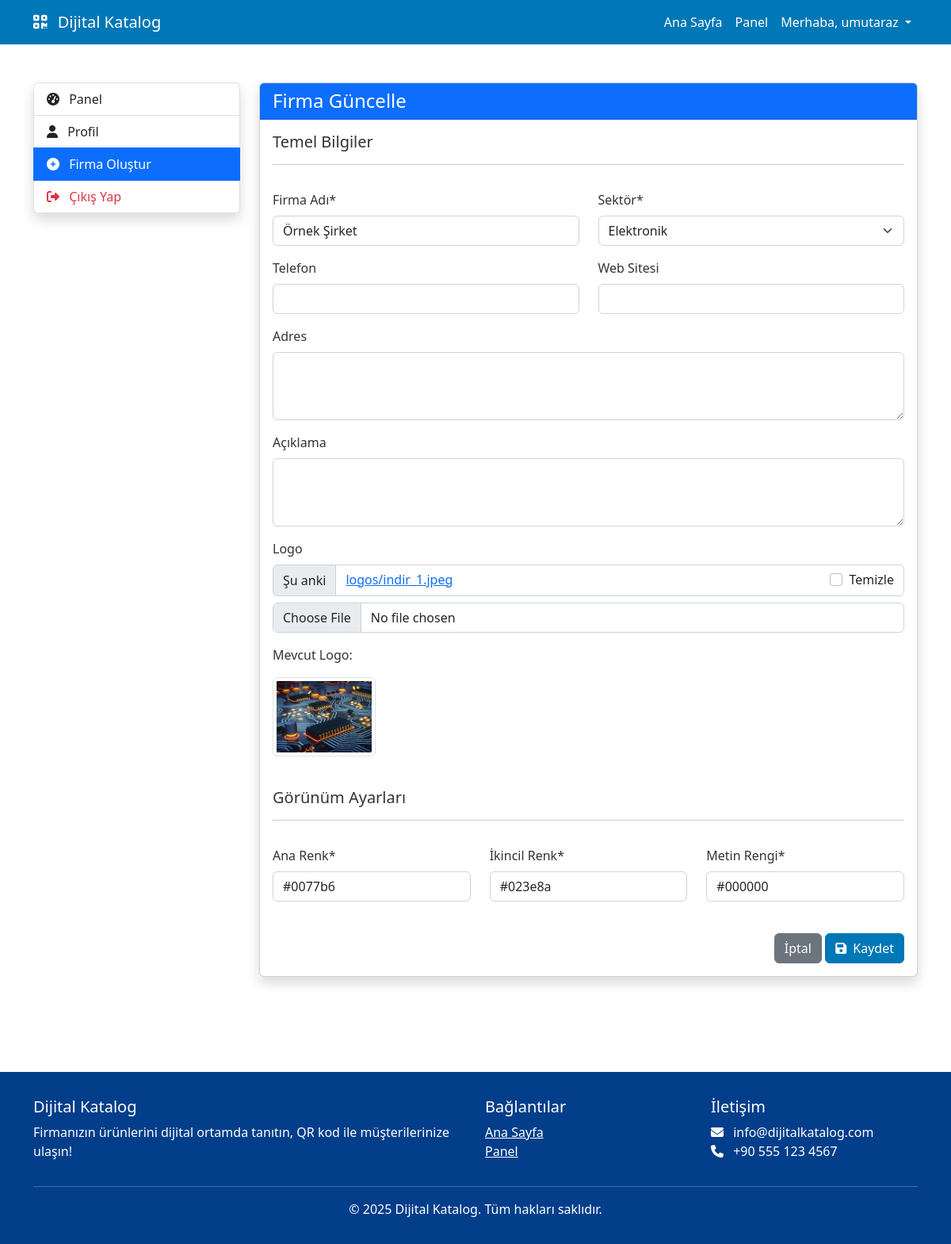
Page /accounts/company/update/ (signed in) on the committed database.
### catalog/models.py (models this page shows, shortened)
class Company(models.Model):
    user = models.OneToOneField(User, on_delete=models.CASCADE, related_name="company", verbose_name="Kullanıcı")
    name = models.CharField(max_length=200, verbose_name="Firma Adı")
    sector = models.ForeignKey(Sector, on_delete=models.SET_NULL, null=True, related_name="companies", verbose_name="Sektör")
    logo = models.ImageField(upload_to="logos/", blank=True, null=True, verbose_name="Logo")
    slug = models.SlugField(unique=True, blank=True, verbose_name="Slug")
    phone = models.CharField(max_length=20, blank=True, verbose_name="Telefon")
    address = models.TextField(blank=True, verbose_name="Adres")
    description = models.TextField(blank=True, verbose_name="Açıklama")
    website = models.URLField(blank=True, verbose_name="Web Sitesi")
    primary_color = ColorField(default="#0077b6", verbose_name="Ana Renk")
    secondary_color = ColorField(default="#023e8a", verbose_name="İkincil Renk")
    text_color = ColorField(default="#000000", verbose_name="Metin Rengi")
    qr_code = models.ImageField(upload_to="qrcodes/", blank=True, null=True, verbose_name="QR Kod")
    created_at = models.DateTimeField(auto_now_add=True, verbose_name="Oluşturulma Tarihi")
    updated_at = models.DateTimeField(auto_now=True, verbose_name="Güncellenme Tarihi")
    class Meta:
        verbose_name = "Firma"
        verbose_name_plural = "Firmalar"

### accounts/views.py (the view)
# urls.py: path('company/update/', views.company_update_view, name='update_company'),
@login_required
def company_update_view(request):
    try:
        company = Company.objects.get(user=request.user)
    except Company.DoesNotExist:
        return redirect('create_company')
    if request.method == 'POST':
        form = CompanyForm(request.POST, request.FILES, instance=company, user=request.user)
        if form.is_valid():
            form.save()
            messages.success(request, "Firma bilgileriniz başarıyla güncellendi!")
            return redirect('dashboard')
    else:
        form = CompanyForm(instance=company, user=request.user)
    return render(request, 'accounts/company_form.html', {'form': form, 'title': 'Firma Güncelle'})

### accounts/forms.py (shortened to what this page needs)
class CompanyForm(forms.ModelForm):
    class Meta:
        model = Company
        fields = ['name', 'sector', 'logo', 'phone', 'address', 'description', 'website',
                 'primary_color', 'secondary_color', 'text_color']
        widgets = {
            'description': forms.Textarea(attrs={'rows': 3}),
            'address': forms.Textarea(attrs={'rows': 3}),
        }
    def __init__(self, *args, **kwargs):
        self.user = kwargs.pop('user', None)
        super().__init__(*args, **kwargs)

### catalog/models.py (called while the page is built)
    def __str__(self):
        return self.name

### templates/accounts/company_form.html (shortened to what this page needs)
{% extends 'base.html' %}
{% load crispy_forms_tags %}
{% block content %}
<div class="container py-5">
    <div class="row">
        <div class="col-md-3 mb-4">
            <div class="list-group shadow">
                <a href="{% url 'dashboard' %}" class="list-group-item list-group-item-action">
                    <i class="fas fa-tachometer-alt me-2"></i> Panel
                </a>
                <a href="{% url 'update_profile' %}" class="list-group-item list-group-item-action">
                    <i class="fas fa-user me-2"></i> Profil
                </a>
                {% if company %}
                    <a href="{% url 'update_company' %}" class="list-group-item list-group-item-action active">
                        <i class="fas fa-building me-2"></i> Firma Bilgileri
                    </a>
                    <a href="{% url 'catalog:category_list' %}" class="list-group-item list-group-item-action">
                        <i class="fas fa-tags me-2"></i> Kategoriler
                    </a>
                    <a href="{% url 'catalog:product_list' %}" class="list-group-item list-group-item-action">
                        <i class="fas fa-box me-2"></i> Ürünler
                    </a>
                    <a href="{% url 'catalog:company_catalog' company.slug %}" class="list-group-item list-group-item-action">
                        <i class="fas fa-eye me-2"></i> Kataloğu Görüntüle
                    </a>
                    <a href="{% url 'catalog:generate_qr' company.slug %}" class="list-group-item list-group-item-action" target="_blank">
                        <i class="fas fa-qrcode me-2"></i> QR Kodu
                    </a>
                {% else %}
                    <a href="{% url 'create_company' %}" class="list-group-item list-group-item-action active">
                        <i class="fas fa-plus-circle me-2"></i> Firma Oluştur
                    </a>
                {% endif %}
                <a href="{% url 'logout' %}" class="list-group-item list-group-item-action text-danger">
                    <i class="fas fa-sign-out-alt me-2"></i> Çıkış Yap
                </a>
            </div>
        </div>
        <div class="col-md-9">
            <div class="card shadow">
                <div class="card-header bg-primary text-white">
                    <h4 class="mb-0">{{ title }}</h4>
                </div>
                <div class="card-body">
                    <form method="post" enctype="multipart/form-data">
                        <div class="row">
                            <div class="col-md-12 mb-3">
                                <h5>Temel Bilgiler</h5>
                                <hr>
                            </div>
                            <div class="col-md-6">
                                {{ form.name|as_crispy_field }}
                            </div>
                            <div class="col-md-6">
                                {{ form.sector|as_crispy_field }}
                            </div>
                            <div class="col-md-6">
                                {{ form.phone|as_crispy_field }}
                            </div>
                            <div class="col-md-6">
                                {{ form.website|as_crispy_field }}
                            </div>
                            <div class="col-md-12">
                                {{ form.address|as_crispy_field }}
                            </div>
                            <div class="col-md-12">
                                {{ form.description|as_crispy_field }}
                            </div>
                            <div class="col-md-12">
                                {{ form.logo|as_crispy_field }}
                                {% if form.instance.logo %}
                                    <div class="mb-3">
                                        <p>Mevcut Logo:</p>
                                        <img src="{{ form.instance.logo.url }}" alt="Logo" class="img-thumbnail" style="max-height: 100px;">
                                    </div>
                                {% endif %}
                            </div>
                            <div class="col-md-12 mb-3 mt-4">
                                <h5>Görünüm Ayarları</h5>
                                <hr>
                            </div>
                            <div class="col-md-4">
                                {{ form.primary_color|as_crispy_field }}
                            </div>
                            <div class="col-md-4">
                                {{ form.secondary_color|as_crispy_field }}
                            </div>
                            <div class="col-md-4">
                                {{ form.text_color|as_crispy_field }}
                            </div>
                        </div>
                        <div class="text-end mt-4">
                            <a href="{% url 'dashboard' %}" class="btn btn-secondary">İptal</a>
                            <button type="submit" class="btn btn-primary">
                                <i class="fas fa-save me-1"></i> Kaydet
                            </button>
                        </div>
                    </form>
                </div>
            </div>
        </div>
    </div>
</div>
{% endblock %}

### templates/base.html (shortened to what this page needs)
<!DOCTYPE html>
<html lang="tr">
<head>
    <link href="https://cdn.jsdelivr.net/npm/bootstrap@5.2.3/dist/css/bootstrap.min.css" rel="stylesheet">
    <link rel="stylesheet" href="https://cdnjs.cloudflare.com/ajax/libs/font-awesome/6.4.0/css/all.min.css">
</head>
<body>
    <header>
        <nav class="navbar navbar-expand-lg navbar-dark">
            <div class="container">
                <a class="navbar-brand" href="{% url 'catalog:home' %}">
                    <i class="fas fa-qrcode me-2"></i> Dijital Katalog
                </a>
                <div class="collapse navbar-collapse" id="navbarNav">
                    <ul class="navbar-nav ms-auto">
                        <li class="nav-item">
                            <a class="nav-link" href="{% url 'catalog:home' %}">Ana Sayfa</a>
                        </li>
                        {% if user.is_authenticated %}
                            <li class="nav-item">
                                <a class="nav-link" href="{% url 'dashboard' %}">Panel</a>
                            </li>
                            <li class="nav-item dropdown">
                                <a class="nav-link dropdown-toggle" href="#" role="button" data-bs-toggle="dropdown">
                                    Merhaba, {{ user.username }}
                                </a>
                            </li>
                        {% endif %}
                    </ul>
                </div>
            </div>
        </nav>
    </header>
    <main>
        {% block content %}{% endblock %}
    </main>
    <footer class="footer">
        <div class="container">
            <div class="row">
                <div class="col-md-6">
                    <h5>Dijital Katalog</h5>
                    <p>Firmanızın ürünlerini dijital ortamda tanıtın, QR kod ile müşterilerinize ulaşın!</p>
                </div>
                <div class="col-md-3">
                    <h5>Bağlantılar</h5>
                    <ul class="list-unstyled">
                        <li><a href="{% url 'catalog:home' %}" class="text-white">Ana Sayfa</a></li>
                        {% if user.is_authenticated %}
                            <li><a href="{% url 'dashboard' %}" class="text-white">Panel</a></li>
                        {% else %}
                            <li><a href="{% url 'login' %}" class="text-white">Giriş Yap</a></li>
                            <li><a href="{% url 'register' %}" class="text-white">Kayıt Ol</a></li>
                        {% endif %}
                    </ul>
                </div>
                <div class="col-md-3">
                    <h5>İletişim</h5>
                    <ul class="list-unstyled">
                        <li><i class="fas fa-envelope me-2"></i> info@dijitalkatalog.com</li>
                        <li><i class="fas fa-phone me-2"></i> +90 555 123 4567</li>
                    </ul>
                </div>
            </div>
            <hr class="bg-white">
            <div class="text-center">
                <p class="mb-0">&copy; {% now "Y" %} Dijital Katalog. Tüm hakları saklıdır.</p>
            </div>
        </div>
    </footer>
</body>
</html>

### templates/base.html (style rules this page uses)
:root { --primary-color: #0077b6; --secondary-color: #023e8a; --accent-color: #ff9e00; --text-color: #333; --light-bg: #f8f9fa; }
body { font-family: 'Segoe UI', Tahoma, Geneva, Verdana, sans-serif; color: var(--text-color); }
.navbar { background-color: var(--primary-color); }
.navbar-brand, .nav-link { color: white !important; }
.btn-primary { background-color: var(--primary-color); border-color: var(--primary-color); }
.card { transition: transform 0.3s; margin-bottom: 1.5rem; }
.footer { background-color: var(--secondary-color); color: white; padding: 2rem 0; margin-top: 3rem; }

### rows in the picture
Company: name "Örnek Şirket", sector "Elektronik", instance.logo (picture), primary_color "#0077b6", secondary_color "#023e8a", text_color "#000000"

### other values in the picture
{{ user.username }} "umutaraz"
{{ title }} "Firma Güncelle"
